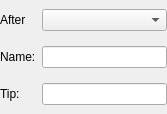
<ui version="4.0" >
 <class>KPlato::EditCategoryPanel</class>
 <widget class="QWidget" name="KPlato::EditCategoryPanel" >
  <property name="geometry" >
   <rect>
    <x>0</x>
    <y>0</y>
    <width>167</width>
    <height>114</height>
   </rect>
  </property>
  <layout class="QGridLayout" >
   <item row="1" column="0" >
    <widget class="QLabel" name="label" >
     <property name="text" >
      <string>After</string>
     </property>
     <property name="buddy" >
      <cstring>insertAfter</cstring>
     </property>
    </widget>
   </item>
   <item row="1" column="1" >
    <widget class="KComboBox" name="insertAfter" >
     <property name="insertPolicy" >
      <enum>QComboBox::InsertAlphabetically</enum>
     </property>
     <property name="autoCompletion" >
      <bool>false</bool>
     </property>
    </widget>
   </item>
   <item row="2" column="0" >
    <widget class="QLabel" name="label_4" >
     <property name="text" >
      <string>Name:</string>
     </property>
     <property name="buddy" >
      <cstring>viewname</cstring>
     </property>
    </widget>
   </item>
   <item row="2" column="1" >
    <widget class="QLineEdit" name="viewname" />
   </item>
   <item row="3" column="0" >
    <widget class="QLabel" name="label_5" >
     <property name="text" >
      <string>Tip:</string>
     </property>
     <property name="buddy" >
      <cstring>tooltip</cstring>
     </property>
    </widget>
   </item>
   <item row="3" column="1" >
    <widget class="QLineEdit" name="tooltip" />
   </item>
  </layout>
 </widget>
 <layoutdefault spacing="6" margin="0" />
 <customwidgets>
  <customwidget>
   <class>KComboBox</class>
   <extends>QComboBox</extends>
   <header>kcombobox.h</header>
  </customwidget>
 </customwidgets>
 <resources/>
 <connections/>
</ui>
